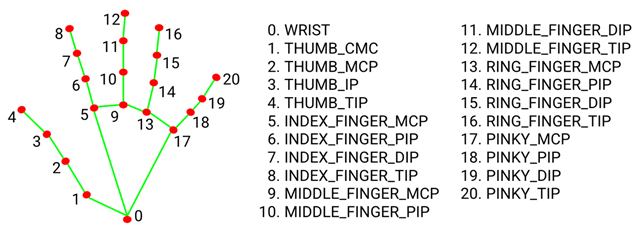
#> input picture data/hand_skeleton_landmarks.png, 639 x 227 px
$ python rgb_depth_to_pcd.py ../data/hand_skeleton_landmarks.png ../data/heart.png 1.0 5 5 5
#> lines starting #> are read from the running program, lines starting #| are printed output that depends on the picture
import cv2, os, sys
import numpy as np
import open3d as o3d

KEY_LEFT  = 263
KEY_RIGHT = 262
KEY_UP    = 265
KEY_DOWN  = 264

angle_step = np.pi / 180
translation_step = 0.005
scale_up = 1.1
scale_down = 0.9

pcd = None
dst_path = None

# [269 lines left out: functions key_callback_updown_angle_step, key_callback_updown_translation_step, key_callback_1, key_callback_2, key_callback_3, key_callback_4 and 6 more, not called in this run]

def main():

    global pcd, dst_path

    argv = sys.argv
    argc = len(argv)

    if argc < 3:
        print('%s loads ply and visualizes 3d model' % argv[0])
        print('%s <rgb image> <depth image> [<zScale> <focal_length:x> <focal_length:y>]' % argv[0])
        quit()

    rgb = cv2.imread(argv[1])
#> rgb is the input picture: shape (227, 639, 3); mean B, G, R 233.2, 235, 234.9
    base = os.path.basename(argv[1])
    filename = os.path.splitext(base)[0]
    dst_path = '%s_pcd.ply' % filename

    rgb = cv2.cvtColor(rgb, cv2.COLOR_BGR2RGB)
    height, width = rgb.shape[:2]
#> height = 227; width = 639

    depth = cv2.imread(argv[2], cv2.IMREAD_UNCHANGED)
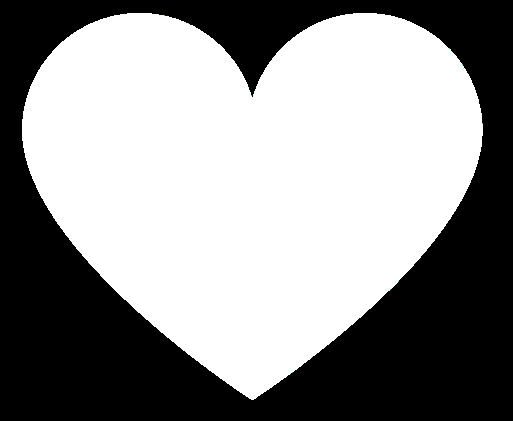
#> input picture data/heart.png, 513 x 421 px
#> depth is the input picture: shape (421, 513, 4); mean B, G, R, A 144.4, 144.4, 144.4, 255

    fx = width
#> fx = 639
    fy = height
#> fy = 227

    zScale = np.min((height, width)) / 2
#> zScale = 113.5

    if argc > 3:
        zScale = float(argv[3])

    if argc > 4:
        fx = int(argv[4])

    if argc > 5:
        fy = int(argv[5])

    cx = width // 2
#> cx = 319
    if argc > 6:
        cx = int(argv[6])

    cy = height // 2
#> cy = 113
    if argc > 7:
        cy = int(argv[7])

    print('zScale:%.1f, fx:%d, fy:%d, cx:%d, cy:%d' % (zScale, fx, fy, cx, cy))
#| zScale:1.0, fx:5, fy:5, cx:5, cy:113

    RGB = o3d.geometry.Image(rgb)

    #depth = 65535 - depth
    depth //= 2
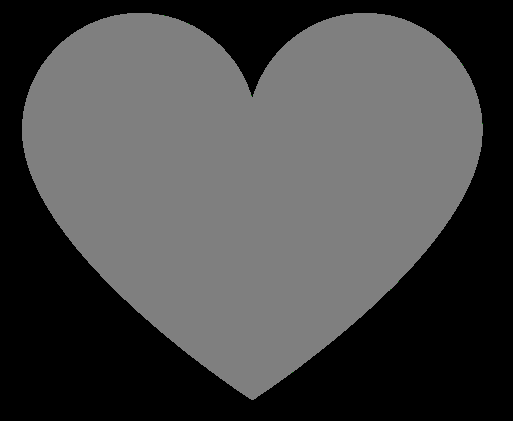
#> depth: shape (421, 513, 4); mean B, G, R, A 71.9, 71.9, 71.9, 127
    depth += 30000
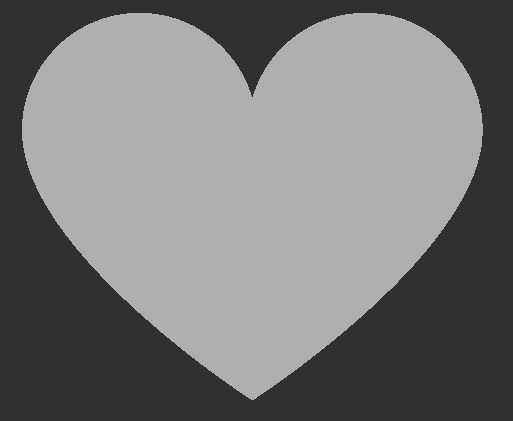
#> depth: shape (421, 513, 4); mean B, G, R, A 119.9, 119.9, 119.9, 175

    DEPTH = o3d.geometry.Image(depth)

    rgbd = o3d.geometry.RGBDImage.create_from_color_and_depth(
            RGB, DEPTH, depth_scale=65535, convert_rgb_to_intensity=False)

    cam = o3d.camera.PinholeCameraIntrinsic()
    cam.intrinsic_matrix = np.asarray([[fx, 0, cx], [0, fy, cy], [0, 0, 1]])
    pcd = o3d.geometry.PointCloud.create_from_rgbd_image(rgbd, cam)

    points = np.asarray(pcd.points)
#> (the run stopped early here; a loop or call above may not have finished)
